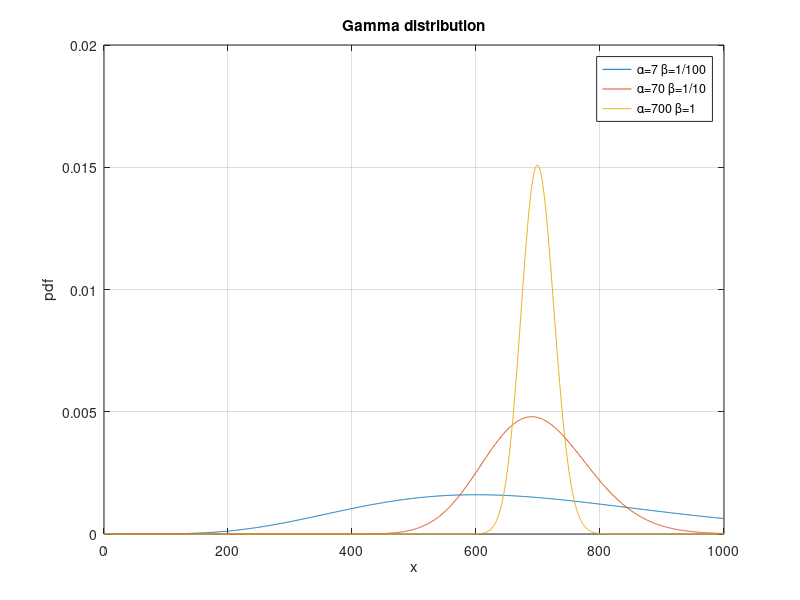

Reproduce this figure in MATLAB. (Note: this script raises an error after producing the figure.)

plot([0:1000],gampdf([0:1000], 7, 100), [0:1000],gampdf([0:1000], 70, 10), [0:1000],gampdf([0:1000], 700, 1))
l{1}= '\alpha=7 \beta=1/100';
l{2}= '\alpha=70 \beta=1/10';
l{3}= '\alpha=700 \beta=1';
legend (l)
grid on
xlabel('x')
ylabel('pdf')
title('Gamma distribution')
SaveImageFULL('GammaDistribution','e')